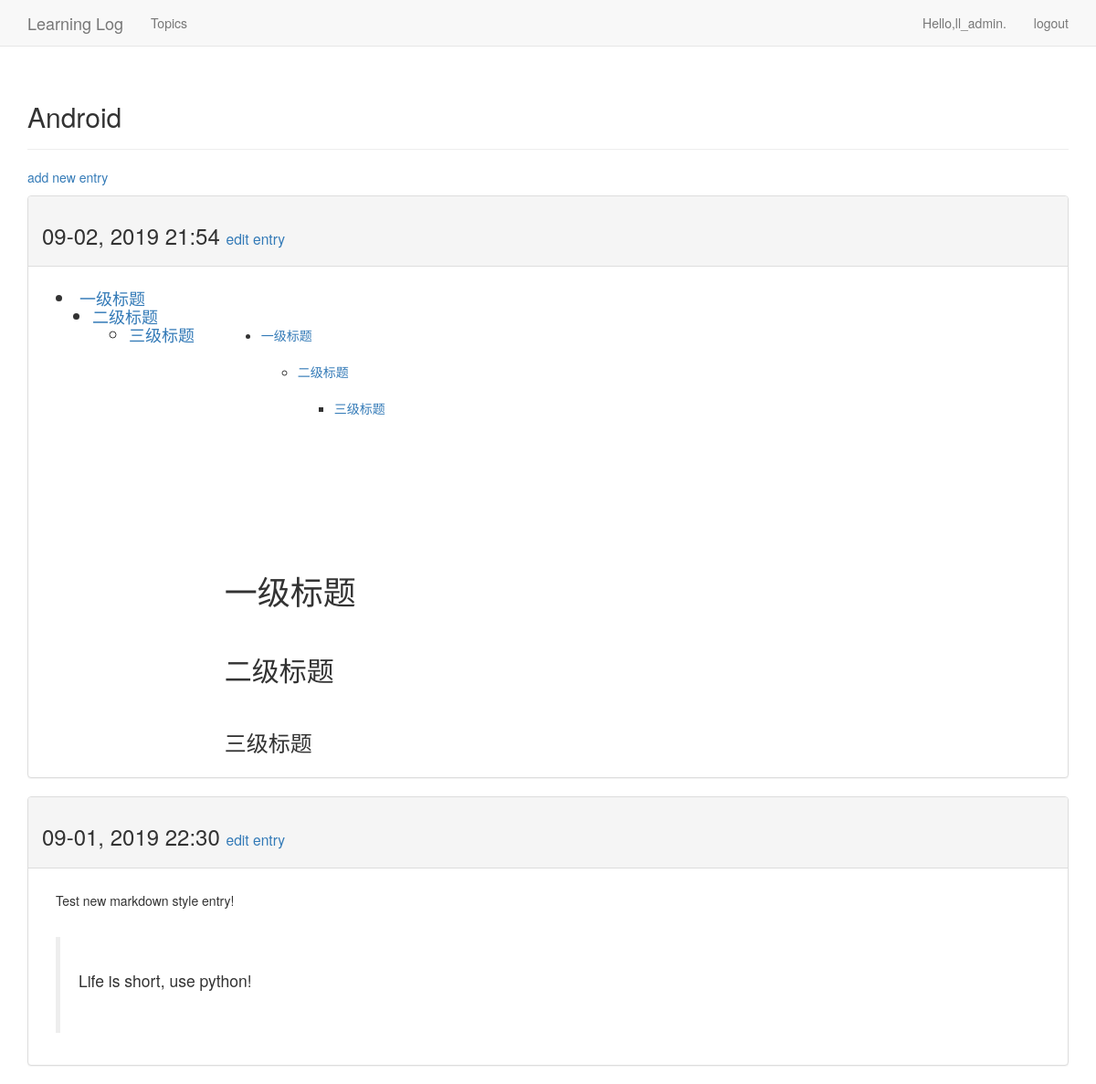
The app's page /topics/1/ (signed in), older data.
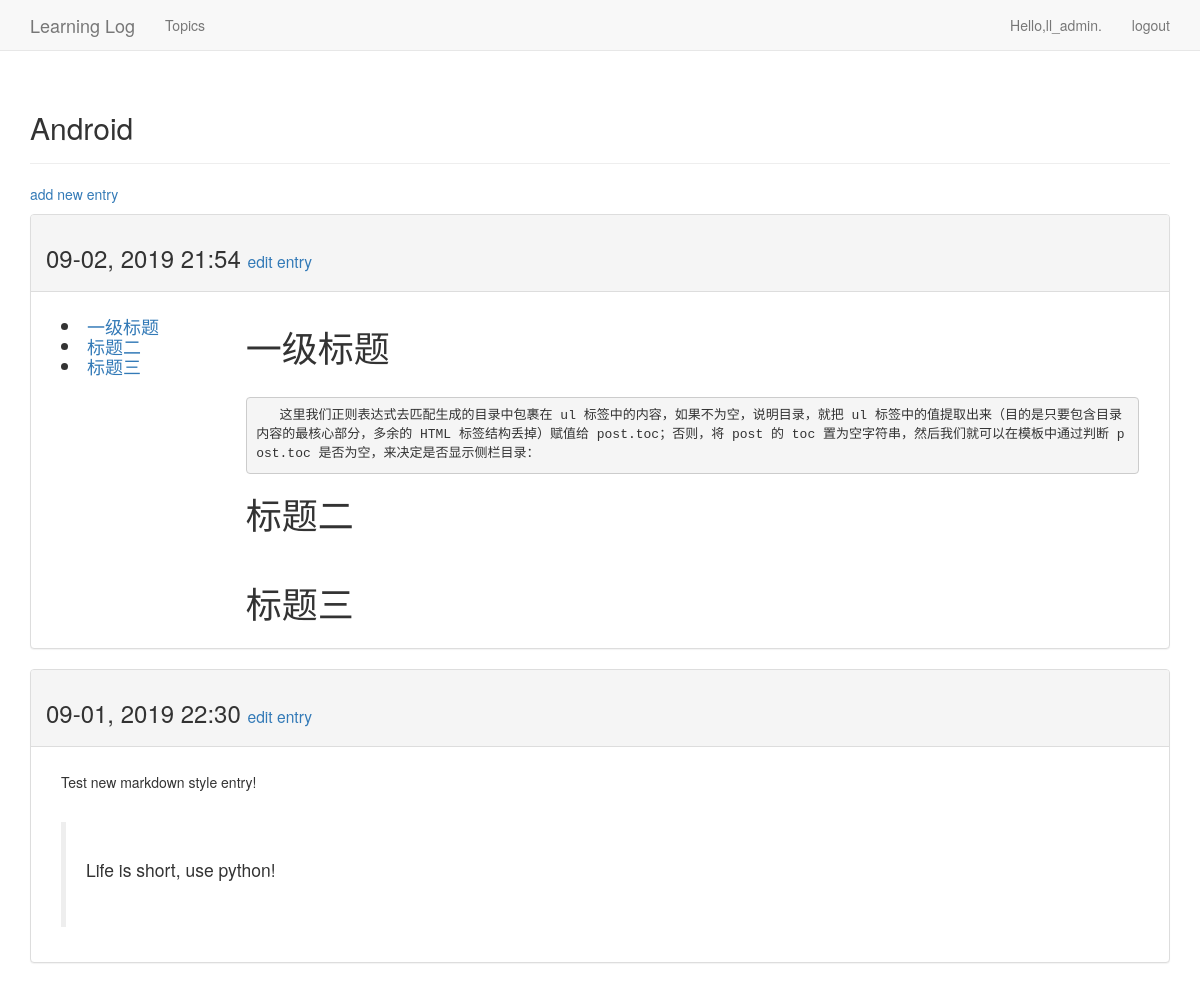
The same page, newer data.
### learning_logs/models.py (models this page shows, shortened)
class Topic(models.Model):
    text = models.CharField(max_length=200)
    date_added = models.DateTimeField(auto_now_add=True)
    owner = models.ForeignKey(User, on_delete=models.CASCADE)
    def __str__(self):
        return self.text

class Entry(models.Model):
    topic = models.ForeignKey(Topic, on_delete=models.CASCADE)
    text = models.TextField()
    date_added = models.DateTimeField(auto_now_add=True)
    class Meta:
        ordering = ['-date_added']
        verbose_name_plural = 'entries'

### learning_logs/views.py (the view)
# urls.py: url(r'^topics/(?P<topic_id>\d+)/$', views.topic, name='topic'),
@login_required
def topic(request, topic_id):
    topic = Topic.objects.get(pk=topic_id)
    if topic.owner != request.user:
        raise Http404
    entries = topic.entry_set.order_by('-date_added')
    md = markdown.Markdown(extensions=[
        'markdown.extensions.extra',
        'markdown.extensions.codehilite',
        'markdown.extensions.toc',
        ])
    for entry in entries:
        entry.text = md.convert(entry.text)
        m = re.search(r'<div class="toc">\s*<ul>(.*)</ul>\s*</div>', md.toc, re.S)
        entry.toc = m.group(1) if m is not None else ''
    context = {
        'topic': topic,
        'entries': entries
    }
    return render(request, 'learning_logs/topic.html', context)

### templates/learning_logs/topic.html (shortened to what this page needs)
{% extends "learning_logs/base.html" %}
{% block header %}
    <h2>{{ topic }}</h2>
{% endblock %}
{% block content %}
	<p>
		<a href="{% url 'learning_logs:new_entry' topic.id %}">add new entry</a>
	</p>
	{% for entry in entries %}
        <div class="panel panel-default">
            <div class="panel-heading">
                <h3>
                    {{ entry.date_added|date:'m-d, Y H:i' }}
                    <small>
                        <a href="{% url 'learning_logs:edit_entry' entry.id %}">edit entry</a>
                    </small>
                </h3>
            </div>
            <div class="panel-body">
                {% if entry.toc %}
                    <div class="col-sm-2">
                        <h4>
                            {{ entry.toc|safe }}
                        </h4>
                    </div>
                {% endif %}
                <div class="col-sm-10">
                    {{ entry.text|safe|linebreaks }}
                </div>
            </div>
        </div>
	{% empty %}
		<li>
			There are no entries for this topic yet.
		</li>
	{% endfor %}
{% endblock %}

### templates/learning_logs/base.html (shortened to what this page needs)
{% load bootstrap3 %}
<!DOCTYPE html>
<html lang="zh-cn">
    <head>
        {% bootstrap_css %}
    </head>
    <body>
        <nav class="navbar navbar-default navbar-static-top">
            <div class="container">
                <div class="navbar-header">
                    <a class="navbar-brand" href="{% url 'learning_logs:index' %}">
                        Learning Log
                    </a>
                </div>
                <div id="navbar" class="navbar-collapse">
                    <ul class="nav navbar-nav">
                        <li><a href="{% url 'learning_logs:topics' %}">Topics</a> </li>
                    </ul>
                    <ul class="nav navbar-nav navbar-right">
                        {% if user.is_authenticated %}
                            <li><a>Hello,{{ user.username }}.</a></li>
                            <li><a href="{% url 'users:logout' %}">logout</a></li>
                        {% else %}
                            <li><a href="{% url 'users:register' %}">register</a></li>
                            <li><a href="{% url 'users:login' %}">login</a></li>
                        {% endif %}
                    </ul>
                </div>
            </div>
        </nav>
        <div class="container">
            <div class="page-header">
                {% block  header %}{% endblock %}
            </div>
            <div>
                {% block content %}{% endblock %}
            </div>
        </div>
    </body>
</html>

Row changes from the older to the newer data that the page shows:
changed Entry: toc "一级标题 二级标题 三级标题" → "一级标题 标题二 标题三"; text "一级标题 二级标题 三级标题 一级标题 二级标题 三级标题" → "一级标题 这里我们正则表达式去匹配生成的目录中包裹在 ul 标签中的内容，如果不为空，说明目录，就把 ul 标签中的值提取出来（目的是只要包含目录内容的最核心部分，多余的 HTML 标签结构丢掉）赋值给 post.toc；否则，将 post 的 toc 置为空字符串，然后我们就可以在模板中通过判断 post.toc 是否为空，来决定是否显示侧栏目录： 标题二 标题三"
